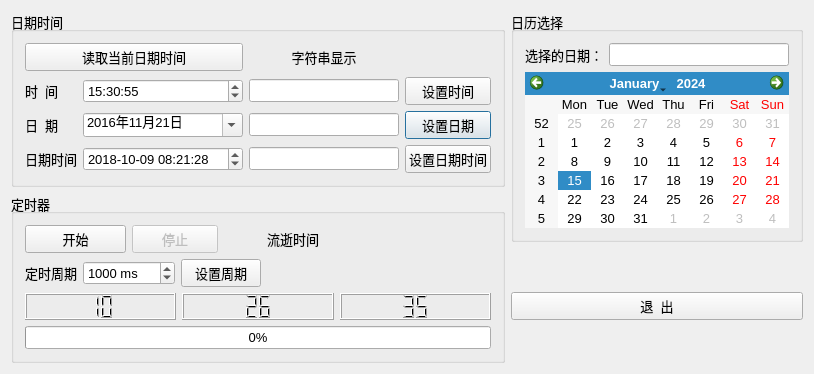
<?xml version="1.0" encoding="UTF-8"?>
<ui version="4.0">
 <class>Dialog</class>
 <widget class="QDialog" name="Dialog">
  <property name="geometry">
   <rect>
    <x>0</x>
    <y>0</y>
    <width>788</width>
    <height>374</height>
   </rect>
  </property>
  <property name="font">
   <font>
    <pointsize>10</pointsize>
   </font>
  </property>
  <property name="windowTitle">
   <string>日期时间，定时器</string>
  </property>
  <layout class="QHBoxLayout" name="horizontalLayout_2">
   <item>
    <layout class="QVBoxLayout" name="verticalLayout_3">
     <item>
      <widget class="QGroupBox" name="groupBox_2">
       <property name="title">
        <string>日期时间</string>
       </property>
       <layout class="QGridLayout" name="gridLayout">
        <item row="2" column="0">
         <widget class="QLabel" name="label_2">
          <property name="text">
           <string>日  期</string>
          </property>
         </widget>
        </item>
        <item row="1" column="1">
         <widget class="QTimeEdit" name="timeEdit">
          <property name="displayFormat">
           <string>HH:mm:ss</string>
          </property>
          <property name="calendarPopup">
           <bool>true</bool>
          </property>
          <property name="time">
           <time>
            <hour>15</hour>
            <minute>30</minute>
            <second>55</second>
           </time>
          </property>
         </widget>
        </item>
        <item row="3" column="0">
         <widget class="QLabel" name="label_3">
          <property name="text">
           <string>日期时间</string>
          </property>
         </widget>
        </item>
        <item row="2" column="4">
         <widget class="QPushButton" name="btnSetDate">
          <property name="text">
           <string>设置日期</string>
          </property>
         </widget>
        </item>
        <item row="3" column="4">
         <widget class="QPushButton" name="btnSetDateTime">
          <property name="text">
           <string>设置日期时间</string>
          </property>
         </widget>
        </item>
        <item row="1" column="0">
         <widget class="QLabel" name="label">
          <property name="text">
           <string>时  间</string>
          </property>
         </widget>
        </item>
        <item row="2" column="1">
         <widget class="QDateEdit" name="dateEdit">
          <property name="currentSection">
           <enum>QDateTimeEdit::YearSection</enum>
          </property>
          <property name="displayFormat">
           <string>yyyy年M月d日</string>
          </property>
          <property name="calendarPopup">
           <bool>true</bool>
          </property>
          <property name="currentSectionIndex">
           <number>0</number>
          </property>
          <property name="date">
           <date>
            <year>2016</year>
            <month>11</month>
            <day>21</day>
           </date>
          </property>
         </widget>
        </item>
        <item row="1" column="4">
         <widget class="QPushButton" name="btnSetTime">
          <property name="text">
           <string>设置时间</string>
          </property>
         </widget>
        </item>
        <item row="1" column="3">
         <widget class="QLineEdit" name="editTime"/>
        </item>
        <item row="2" column="3">
         <widget class="QLineEdit" name="editDate"/>
        </item>
        <item row="0" column="0" colspan="2">
         <widget class="QPushButton" name="btnGetTime">
          <property name="text">
           <string>读取当前日期时间</string>
          </property>
         </widget>
        </item>
        <item row="2" column="2">
         <spacer name="horizontalSpacer_2">
          <property name="orientation">
           <enum>Qt::Horizontal</enum>
          </property>
          <property name="sizeHint" stdset="0">
           <size>
            <width>40</width>
            <height>20</height>
           </size>
          </property>
         </spacer>
        </item>
        <item row="3" column="3">
         <widget class="QLineEdit" name="editDateTime">
          <property name="minimumSize">
           <size>
            <width>150</width>
            <height>0</height>
           </size>
          </property>
         </widget>
        </item>
        <item row="3" column="1">
         <widget class="QDateTimeEdit" name="dateTimeEdit">
          <property name="minimumSize">
           <size>
            <width>160</width>
            <height>0</height>
           </size>
          </property>
          <property name="dateTime">
           <datetime>
            <hour>8</hour>
            <minute>21</minute>
            <second>28</second>
            <year>2018</year>
            <month>10</month>
            <day>9</day>
           </datetime>
          </property>
          <property name="date">
           <date>
            <year>2018</year>
            <month>10</month>
            <day>9</day>
           </date>
          </property>
          <property name="time">
           <time>
            <hour>8</hour>
            <minute>21</minute>
            <second>28</second>
           </time>
          </property>
          <property name="maximumDateTime">
           <datetime>
            <hour>23</hour>
            <minute>59</minute>
            <second>59</second>
            <year>3000</year>
            <month>12</month>
            <day>31</day>
           </datetime>
          </property>
          <property name="minimumDateTime">
           <datetime>
            <hour>0</hour>
            <minute>0</minute>
            <second>0</second>
            <year>1763</year>
            <month>9</month>
            <day>14</day>
           </datetime>
          </property>
          <property name="minimumDate">
           <date>
            <year>1763</year>
            <month>9</month>
            <day>14</day>
           </date>
          </property>
          <property name="currentSection">
           <enum>QDateTimeEdit::YearSection</enum>
          </property>
          <property name="displayFormat">
           <string>yyyy-MM-dd HH:mm:ss</string>
          </property>
          <property name="calendarPopup">
           <bool>false</bool>
          </property>
          <property name="currentSectionIndex">
           <number>0</number>
          </property>
          <property name="timeSpec">
           <enum>Qt::LocalTime</enum>
          </property>
         </widget>
        </item>
        <item row="0" column="3">
         <widget class="QLabel" name="LabDateTime">
          <property name="text">
           <string>字符串显示</string>
          </property>
          <property name="alignment">
           <set>Qt::AlignCenter</set>
          </property>
         </widget>
        </item>
       </layout>
      </widget>
     </item>
     <item>
      <widget class="QGroupBox" name="groupBox">
       <property name="title">
        <string>定时器</string>
       </property>
       <layout class="QVBoxLayout" name="verticalLayout">
        <item>
         <layout class="QGridLayout" name="gridLayout_2">
          <item row="0" column="0" colspan="2">
           <widget class="QPushButton" name="btnStart">
            <property name="text">
             <string>开始</string>
            </property>
           </widget>
          </item>
          <item row="0" column="2" colspan="2">
           <widget class="QPushButton" name="btnStop">
            <property name="enabled">
             <bool>false</bool>
            </property>
            <property name="text">
             <string>停止</string>
            </property>
           </widget>
          </item>
          <item row="1" column="0">
           <widget class="QLabel" name="label_4">
            <property name="text">
             <string>定时周期</string>
            </property>
           </widget>
          </item>
          <item row="1" column="1" colspan="2">
           <widget class="QSpinBox" name="spinBoxIntv">
            <property name="suffix">
             <string> ms</string>
            </property>
            <property name="maximum">
             <number>999999</number>
            </property>
            <property name="value">
             <number>1000</number>
            </property>
           </widget>
          </item>
          <item row="1" column="3" colspan="2">
           <widget class="QPushButton" name="btnSetIntv">
            <property name="text">
             <string>设置周期</string>
            </property>
           </widget>
          </item>
          <item row="1" column="5">
           <spacer name="horizontalSpacer">
            <property name="orientation">
             <enum>Qt::Horizontal</enum>
            </property>
            <property name="sizeHint" stdset="0">
             <size>
              <width>40</width>
              <height>20</height>
             </size>
            </property>
           </spacer>
          </item>
          <item row="0" column="5">
           <widget class="QLabel" name="LabElapsTime">
            <property name="text">
             <string>流逝时间</string>
            </property>
           </widget>
          </item>
         </layout>
        </item>
        <item>
         <layout class="QHBoxLayout" name="horizontalLayout">
          <item>
           <widget class="QLCDNumber" name="LCDHour">
            <property name="smallDecimalPoint">
             <bool>false</bool>
            </property>
            <property name="digitCount">
             <number>2</number>
            </property>
            <property name="value" stdset="0">
             <double>10.000000000000000</double>
            </property>
            <property name="intValue" stdset="0">
             <number>10</number>
            </property>
           </widget>
          </item>
          <item>
           <widget class="QLCDNumber" name="LCDMin">
            <property name="digitCount">
             <number>2</number>
            </property>
            <property name="intValue" stdset="0">
             <number>26</number>
            </property>
           </widget>
          </item>
          <item>
           <widget class="QLCDNumber" name="LCDSec">
            <property name="digitCount">
             <number>2</number>
            </property>
            <property name="intValue" stdset="0">
             <number>35</number>
            </property>
           </widget>
          </item>
         </layout>
        </item>
        <item>
         <widget class="QProgressBar" name="progressBar">
          <property name="value">
           <number>0</number>
          </property>
          <property name="textVisible">
           <bool>true</bool>
          </property>
         </widget>
        </item>
       </layout>
      </widget>
     </item>
    </layout>
   </item>
   <item>
    <layout class="QVBoxLayout" name="verticalLayout_2">
     <item>
      <widget class="QGroupBox" name="groupBox_3">
       <property name="title">
        <string>日历选择</string>
       </property>
       <layout class="QGridLayout" name="gridLayout_3">
        <item row="0" column="1">
         <widget class="QLineEdit" name="editCalendar"/>
        </item>
        <item row="1" column="0" colspan="2">
         <widget class="QCalendarWidget" name="calendarWidget">
          <property name="gridVisible">
           <bool>false</bool>
          </property>
         </widget>
        </item>
        <item row="0" column="0">
         <widget class="QLabel" name="label_5">
          <property name="text">
           <string>选择的日期：</string>
          </property>
         </widget>
        </item>
       </layout>
      </widget>
     </item>
     <item>
      <spacer name="verticalSpacer">
       <property name="orientation">
        <enum>Qt::Vertical</enum>
       </property>
       <property name="sizeHint" stdset="0">
        <size>
         <width>20</width>
         <height>40</height>
        </size>
       </property>
      </spacer>
     </item>
     <item>
      <widget class="QPushButton" name="btnClose">
       <property name="text">
        <string>退  出</string>
       </property>
      </widget>
     </item>
     <item>
      <spacer name="verticalSpacer_2">
       <property name="orientation">
        <enum>Qt::Vertical</enum>
       </property>
       <property name="sizeHint" stdset="0">
        <size>
         <width>20</width>
         <height>40</height>
        </size>
       </property>
      </spacer>
     </item>
    </layout>
   </item>
  </layout>
 </widget>
 <layoutdefault spacing="6" margin="11"/>
 <resources/>
 <connections>
  <connection>
   <sender>btnClose</sender>
   <signal>clicked()</signal>
   <receiver>Dialog</receiver>
   <slot>close()</slot>
   <hints>
    <hint type="sourcelabel">
     <x>650</x>
     <y>338</y>
    </hint>
    <hint type="destinationlabel">
     <x>397</x>
     <y>206</y>
    </hint>
   </hints>
  </connection>
 </connections>
</ui>
